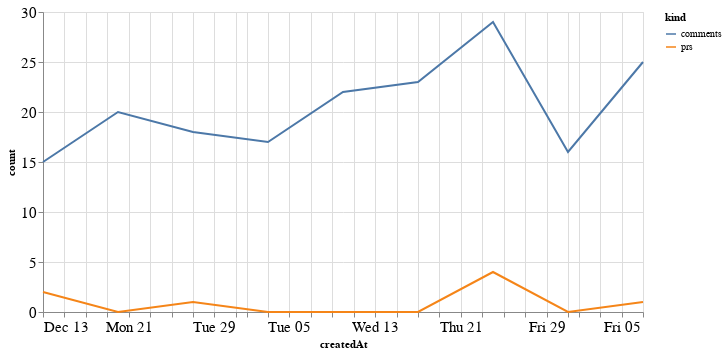

The notebook cell this image was saved under:
### Code cell
alt.Chart(total_time, width=600).mark_line().encode(
    x='createdAt',
    y='count',
    color='kind'
)

### Figure 1 — Vega-Lite specification as saved in the notebook (floating-point values rounded to 4 significant figures)
{"config": {"axisLeft": {"labelFontSize": 15}, "axisBottom": {"labelFontSize": 15}}, "data": {"name": "data-216f9e57cf7a4c3113c56d577c300113"}, "mark": "line", "encoding": {"color": {"type": "nominal", "field": "kind"}, "x": {"type": "temporal", "field": "createdAt"}, "y": {"type": "quantitative", "field": "count"}}, "width": 600, "$schema": "https://vega.github.io/schema/vega-lite/v4.8.1.json", "datasets": {"data-216f9e57cf7a4c3113c56d577c300113": [{"createdAt": "2020-12-13T00:00:00", "kind": "prs", "count": 2}, {"createdAt": "2020-12-20T00:00:00", "kind": "prs", "count": 0}, {"createdAt": "2020-12-27T00:00:00", "kind": "prs", "count": 1}, {"createdAt": "2021-01-03T00:00:00", "kind": "prs", "count": 0}, {"createdAt": "2021-01-10T00:00:00", "kind": "prs", "count": 0}, {"createdAt": "2021-01-17T00:00:00", "kind": "prs", "count": 0}, {"createdAt": "2021-01-24T00:00:00", "kind": "prs", "count": 4}, {"createdAt": "2021-01-31T00:00:00", "kind": "prs", "count": 0}, {"createdAt": "2021-02-07T00:00:00", "kind": "prs", "count": 1}, {"createdAt": "2020-12-13T00:00:00", "kind": "comments", "count": 15}, {"createdAt": "2020-12-20T00:00:00", "kind": "comments", "count": 20}, {"createdAt": "2020-12-27T00:00:00", "kind": "comments", "count": 18}, {"createdAt": "2021-01-03T00:00:00", "kind": "comments", "count": 17}, {"createdAt": "2021-01-10T00:00:00", "kind": "comments", "count": 22}, {"createdAt": "2021-01-17T00:00:00", "kind": "comments", "count": 23}, {"createdAt": "2021-01-24T00:00:00", "kind": "comments", "count": 29}, {"createdAt": "2021-01-31T00:00:00", "kind": "comments", "count": 16}, {"createdAt": "2021-02-07T00:00:00", "kind": "comments", "count": 25}]}}
